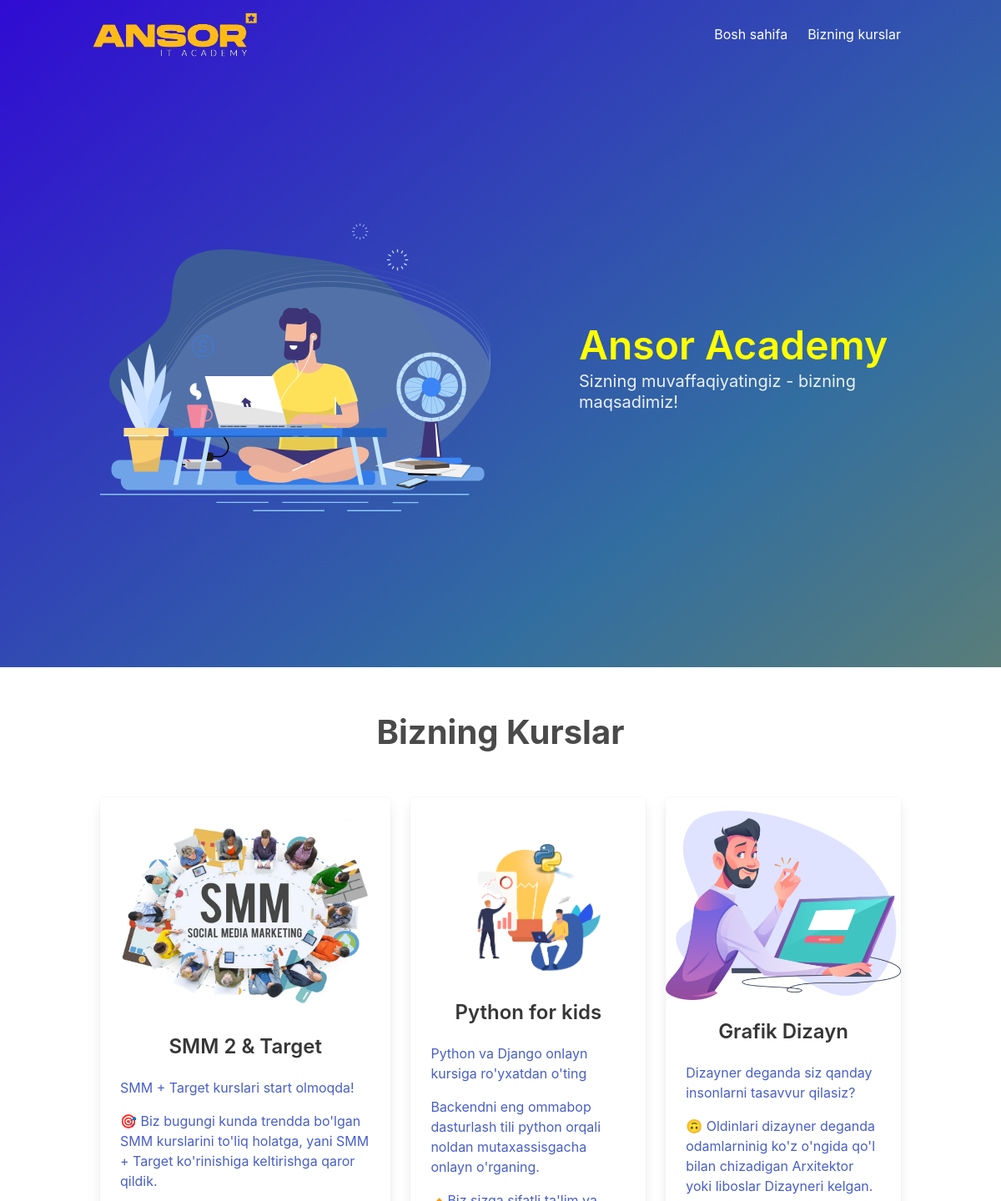
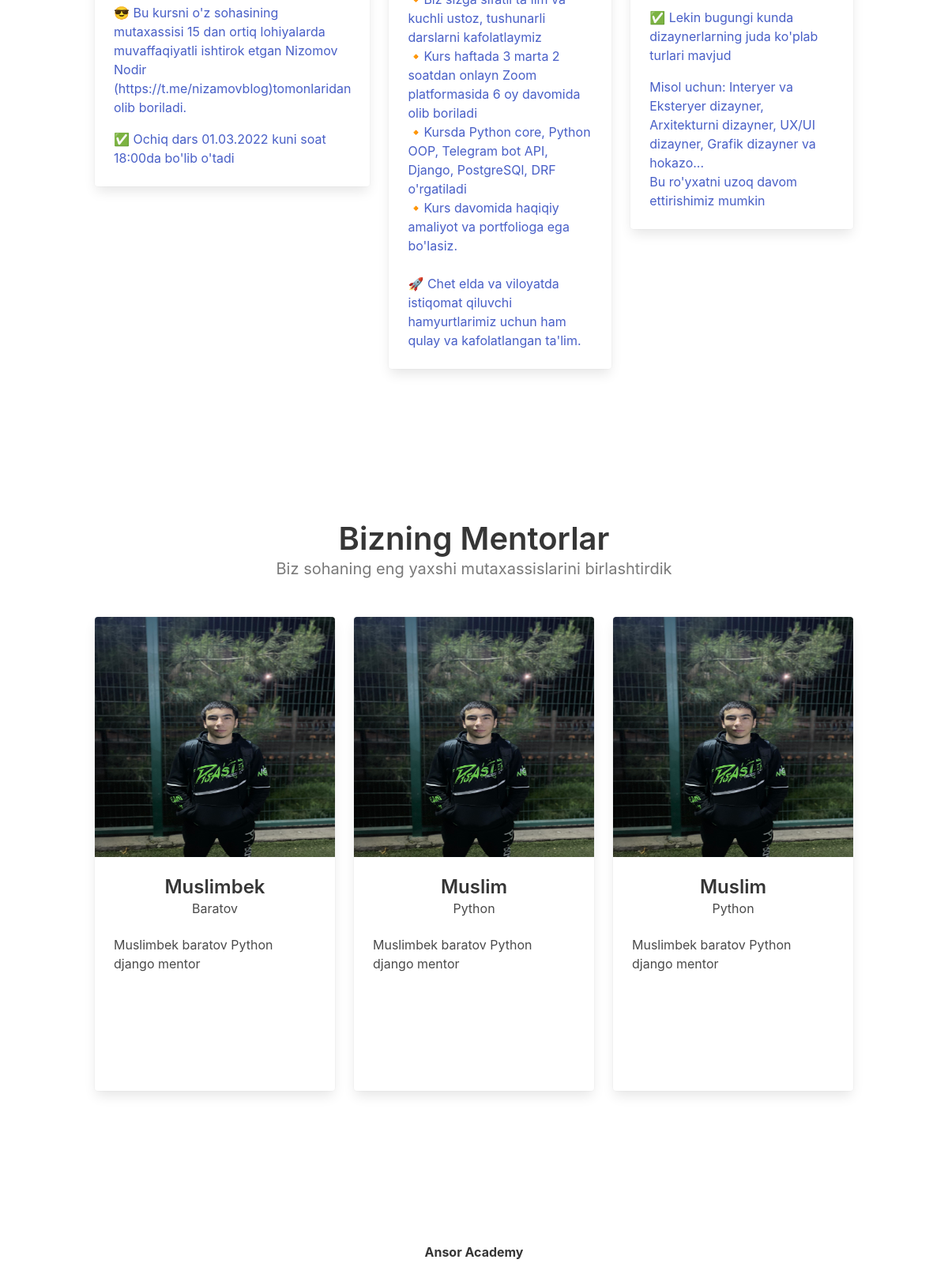
The page / on the database its author committed (2 pictures, top to bottom).
### blog/models.py (models this page shows, shortened)
class Course(models.Model):
    title = models.CharField(max_length=200)
    description = models.TextField()
    price = models.IntegerField()
    duration = models.IntegerField()
    image = models.ImageField(upload_to='Media/course-image',null=True,blank=True)
    def __str__(self) -> str:
        return self.title

class Teacher(models.Model):
    image = models.ImageField(upload_to='Media/teacher-image',null=True,blank=True)
    name = models.CharField(max_length=50)
    subject = models.CharField(max_length=50)
    description = models.TextField()

### blog/views.py (the view)
# urls.py: path('', views.home, name='home'),
def home(request):
    courses = Course.objects.all()
    teachers = Teacher.objects.all()
    context ={
        'courses':courses,
        'teachers':teachers,
    }
    return render(request,'home.html',context)

### templates/home.html
{% extends 'base.html' %}
{% load static %}
{% block content %}
<section class="section is-fullheight" id="courses">
    <h2 class="has-text-centered has-text-weight-bold is-size-2 mb-6">Bizning Kurslar</h2>
    <div class="container">
        <div class="columns" >
            {% for course in courses %}
            <div class="column course" style="width: calc(100% / {{course}});">
                    <div class="card">
                        <div class="card-image pt-4">
                            <figure class="image ">
                                <a href="{% url 'about_detail' course.id %}">
                                  <img src="{{course.image.url}}" alt="">
                                </a>
                            </figure>
                        </div>
                        <div class="card-content">
                            <div class="media">
                                <div class="media-content has-text-centered">
                                    <a href="{% url 'about_detail' course.id  %}"><p class="title is-4">{{ course.title }}</p></a>
                                </div>
                            </div>
                            <a href="{% url 'about_detail' course.id %}" class="content">{{ course.description|linebreaks }}</a>
                        </div>
                    </div>
            </div>
            {% endfor %}
        </div>
    </div>
</section>
<section id="teachers" class="section grey-bg team is-medium">
    <div class="container">
        <div class="has-text-centered">
            <h1 class="title is-2">Bizning Mentorlar</h1>
            <h2 class="subtitle has-text-grey">Biz sohaning eng yaxshi mutaxassislarini birlashtirdik</h2>
        </div>
        <br><br>
        <div class="columns">
            {% for teacher in teachers %}
            <div class="column">
                <div class="card">
                    <div class="card-image">
                        <figure class="image is-square">
                            <img   src="{{ teacher.image.url }}" alt="{{teacher.name}}">
                        </figure>
                    </div>
                    <div class="card-content">
                        <div class="media">
                            <div class="media-content has-text-centered">
                                <p class="title is-4">{{teacher.name}}</p>
                                <p class="subtitle is-6">{{teacher.subject}}</p>
                            </div>
                        </div>
                        <div class="content">
                            {{teacher.description}}
                        </div>
                    </div>
                </div>
            </div>
            {% endfor %}
        </div>
    </div>
</section>
{% endblock %}

### templates/base.html (shortened to what this page needs)
{% load static %}
<html lang="en">
<head>
    <link rel="stylesheet" href="https://cdn.jsdelivr.net/npm/bulma@0.9.3/css/bulma.min.css">
    <link rel="stylesheet" href="{% static '/css/style.css' %}">
</head>
<body>
<section id="main" class="hero is-primary is-bold is-fullheight" style="background-image: linear-gradient(141deg, #300bd3 0, #326ea0 71%, #617674eb 100%);">
    <div class="hero-head">
        <nav class="navbar">
            <div class="container">
                <div class="navbar-brand">
                    <a href="{% url 'home' %}" class="navbarItem">
                        <img src="{% static 'images/1.png' %}" alt="Logo" style="width:13rem; height:auto;" >
                    </a>
                </div>
                <div class="navbar-menu">
                    <div class="navbar-end">
                        <a href="{% url 'home' %}" class="navbar-item">Bosh sahifa</a>
                        <a href="#courses" class="navbar-item">Bizning kurslar</a>
                    </div>
                </div>
            </div>
        </nav>
    </div>
    <div class="hero-body">
        <div class="container">
            <div class="columns is-vcentered">
                <div class="column">
                    <img src="{% static 'images/header.svg' %}" width="100%" alt="">
                </div>
                <div class="column is-5-desktop is-offset-1-desktop">
                    <h1 class="title is-1" style="color: yellow;">
                        Ansor Academy
                    </h1>
                    <h2 class="subtitle">
                        Sizning muvaffaqiyatingiz - bizning maqsadimiz!
                    </h2>
                </div>
            </div>
        </div>
    </div>
</section>
{% block content %}
{% endblock %}
<footer class="section">
    <div class="content has-text-centered">
        <p>
            <strong><a href="/" class="has-text-dark">Ansor Academy</a></strong>
        </p>
    </div>
</footer>
</body>
</html>

### static/css/style.css (style rules this page uses)
.hero.is-primary.is-bold { background-image: linear-gradient(141deg, #bdb8d3 0, #326ea0 71%, #617674eb 100%); }
.card { min-height: 600px; }
.course { transition: .5s; }

### rows shown on the page
Course: image (picture), title "SMM 2 & Target", description "SMM + Target kurslari start olmoqda! 🎯 Biz bugungi kunda trendda bo'lgan SMM kurslarini to'liq holatga, yani SMM + Target ko'rinishiga keltirishga qaror qildik. 😎 Bu kursni o'z sohasining mutaxassisi 15 dan ortiq lohiyalarda muvaffaqiyatli ishtirok etgan Nizomov Nodir (https://t.me/nizamovblog)tomonlaridan olib boriladi. ✅ Ochiq dars 01.03.2022 kuni soat 18:00da bo'lib o'tadi"
Course: image (picture), title "Python for kids", description "Python va Django onlayn kursiga ro'yxatdan o'ting Backendni eng ommabop dasturlash tili python orqali noldan mutaxassisgacha onlayn o'rganing. 🔸Biz sizga sifatli ta'lim va kuchli ustoz, tushunarli darslarni kafolatlaymiz 🔸Kurs haftada 3 marta 2 soatdan onlayn Zoom platformasida 6 oy davomida olib boriladi 🔸Kursda Python core, Python OOP, Telegram bot API, Django, PostgreSQl, DRF o'rgatiladi 🔸Kurs davomida haqiqiy amaliyot va portfolioga ega bo'lasiz. 🚀 Chet elda va viloyatda istiqomat qiluvchi hamyurtlarimiz uchun ham qulay va kafolatlangan ta'lim."
Course: image (picture), title "Grafik Dizayn", description "Dizayner deganda siz qanday insonlarni tasavvur qilasiz? 🙃 Oldinlari dizayner deganda odamlarninig ko'z o'ngida qo'l bilan chizadigan Arxitektor yoki liboslar Dizayneri kelgan. ✅ Lekin bugungi kunda dizaynerlarning juda ko'plab turlari mavjud Misol uchun: Interyer va Eksteryer dizayner, Arxitekturni dizayner, UX/UI dizayner, Grafik dizayner va hokazo... Bu ro'yxatni uzoq davom ettirishimiz mumkin"
Teacher: image (picture), name "Muslimbek", subject "Baratov", description "Muslimbek baratov Python django mentor"
Teacher: image (picture), name "Muslim", subject "Python", description "Muslimbek baratov Python django mentor"
Teacher: image (picture), name "Muslim", subject "Python", description "Muslimbek baratov Python django mentor"
